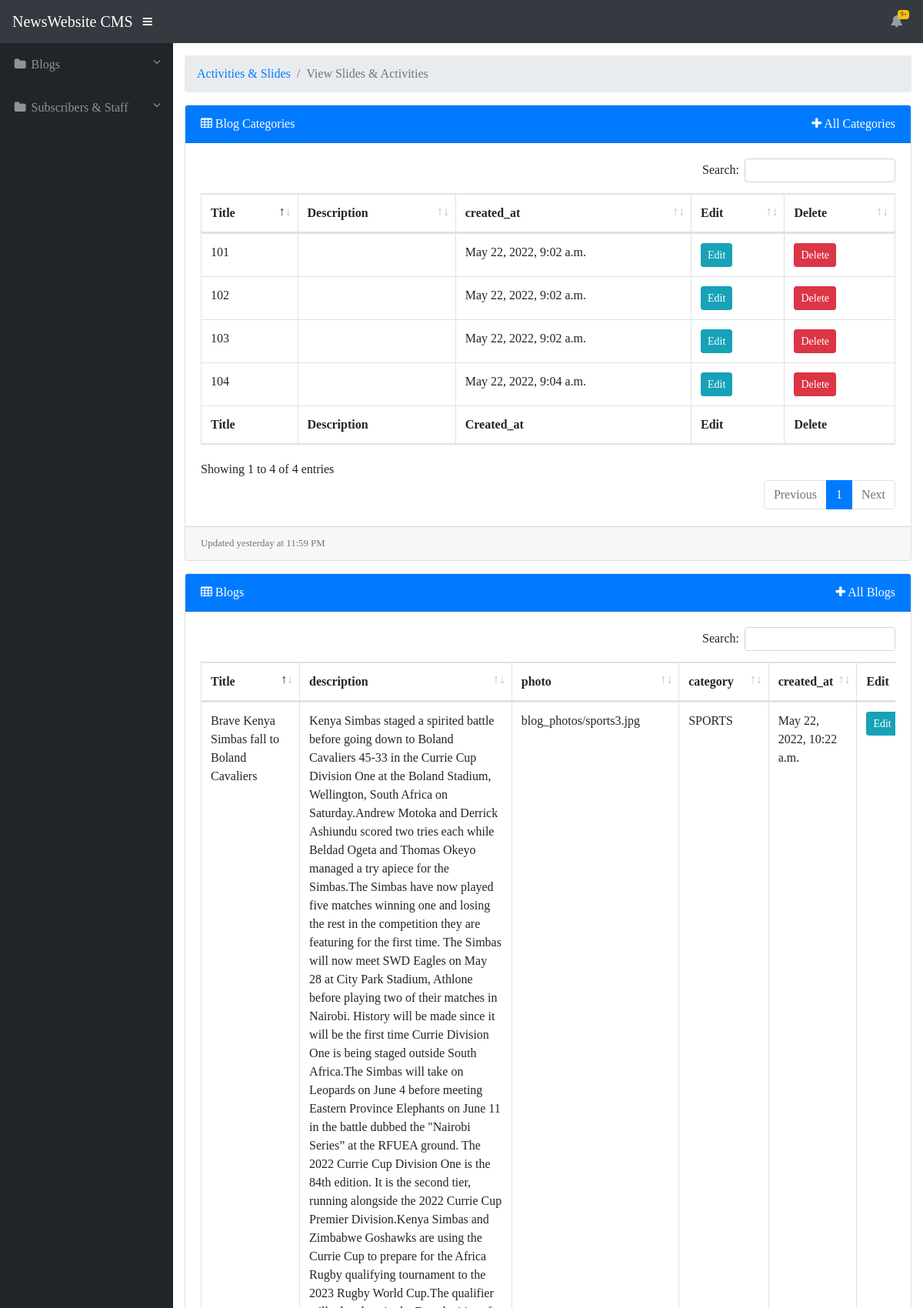
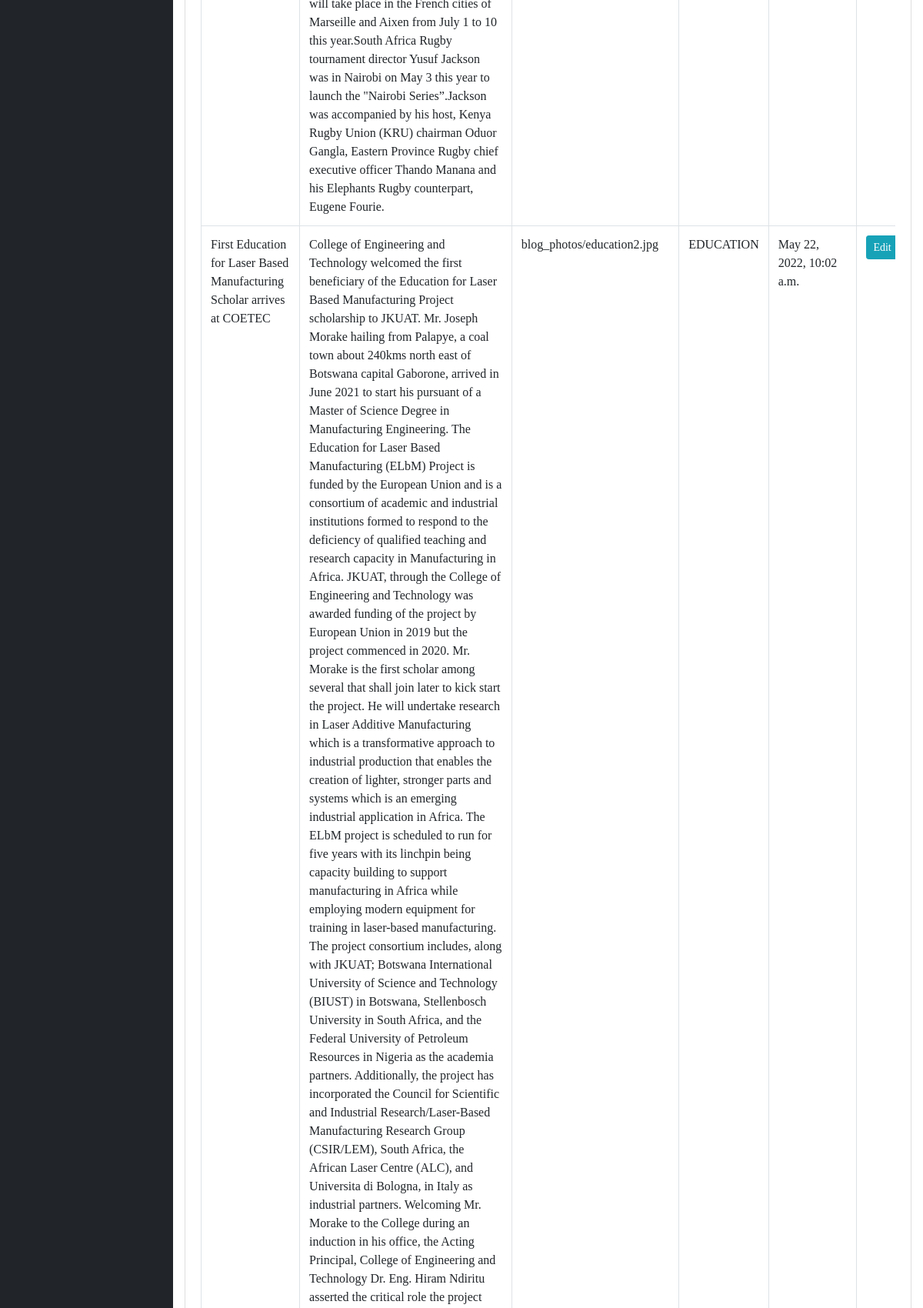
Page /blogs/viewBlogs/ (upper part) on the committed database (2 pictures, top to bottom).
### Blogs/models.py (models this page shows, shortened)
class BlogCategory(models.Model):
    Category_Id = models.CharField(max_length=200,blank=False,null=False)
    Category_Name = models.CharField(max_length=200,blank=False,null=False)
    created_at = models.DateTimeField(auto_now_add=True)
    is_deleted = models.BooleanField(default=False)
    deleted_at = models.DateTimeField(blank=True, null=True)
    def __str__(self):
        return self.Category_Name
    class Meta():
        ordering = ('-created_at',)

class Blog(models.Model):
    title = models.CharField(blank=False, null=False, max_length=200)
    description = models.TextField(blank=True, null=True)
    photo = models.ImageField(upload_to='blog_photos', null=True, blank=True)
    category=models.ForeignKey('BlogCategory',on_delete=models.RESTRICT,blank=False,null=False)
    created_at = models.DateTimeField(auto_now_add=True)
    is_deleted = models.BooleanField(default=False)
    deleted_at = models.DateTimeField(blank=True, null=True)
    is_headline=models.BooleanField(default=False)
    is_popular=models.BooleanField(default=False)
    class Meta():
        ordering = ('-created_at',)

### Blogs/views.py (the view)
# urls.py: path('viewBlogs/',views.view_blogs,name='view_blogs'),
def view_blogs(request):
    blogs = Blog.objects.filter(is_deleted=False)
    blog_categories = BlogCategory.objects.filter(is_deleted=False)
    context = {
        'blogs' :blogs,
        'blog_categories': blog_categories
    }
    return render(request,'blogs/view_blogs.html',context=context)

### templates/blogs/view_blogs.html (shortened to what this page needs)
{% extends 'blogs/base.html' %}
{%load static %}
{% block breadcrumb %}
<ol class="breadcrumb">
            <li class="breadcrumb-item">
              <a href="index.html">Activities & Slides</a>
            </li>
            <li class="breadcrumb-item active">View Slides & Activities</li>
          </ol>
{% endblock %}
{% block content %}
   <div class="card mb-3">
      <div class="card-header bg-primary text-white">
        <i class="fa fa-table"></i>
       Blog Categories
        <a href="#" class="text-white" data-toggle="modal" data-target="#addProductModal">
          <span class="float-right">
            <i class="fa fa-plus"></i>
            All Categories
          </span>
        </a>
      </div>
      <div class="card-body">
        <div class="table-responsive">
          <table class="table table-bordered dataTable" width="100%" cellspacing="0">
            <thead>
              <tr>
                <th> Title</th>
                <th>Description</th>
                <th>created_at</th>
                  <th>Edit</th>
                  <th>Delete</th>
              </tr>
            </thead>
            <tfoot>
              <tr>
                <th>Title</th>
                <th>Description</th>
                <th>Created_at</th>
                  <th>Edit </th>
                  <th>Delete</th>
              </tr>
            </tfoot>
            <tbody>
              {% for category in blog_categories %}
              <tr>
                <td>{{category.Category_Id}}</td>
                <td>{{category.Name}}</td>
                <td>{{category.created_at}}</td>
                <td><a href="{% url 'update_blogCategory' pk=category.pk %}" class="btn btn-info btn-sm">Edit</a> </td>
                  <td><a href="{% url 'delete_blogCategory' pk=category.pk %}" class="btn btn-danger btn-sm">Delete</a> </td>
              </tr>
              {% endfor %}
            </tbody>
          </table>
        </div>
      </div>
      <div class="card-footer small text-muted">Updated yesterday at 11:59 PM</div>
    </div>
     <div class="card mb-3">
      <div class="card-header bg-primary text-white">
        <i class="fa fa-table"></i>
       Blogs
        <a href="#" class="text-white" data-toggle="modal" data-target="#addProductModal">
          <span class="float-right">
            <i class="fa fa-plus"></i>
            All Blogs
          </span>
        </a>
      </div>
      <div class="card-body">
        <div class="table-responsive">
          <table class="table table-bordered dataTable" id="" width="100%" cellspacing="0">
            <thead>
              <tr>
                <th>Title</th>
                <th>description</th>
                  <th>photo</th>
                  <th>category</th>
                <th>created_at</th>
                  <th>Edit</th>
              </tr>
            </thead>
            <tbody>
              {% for blog in blogs %}
              <tr>
                <td>{{blog.title}}</td>
                <td>{{blog.description}}</td>
                  <td>{{blog.photo}}</td>
                  <td>{{blog.category}}</td>
                <td>{{blog.created_at}}</td>
                <td><a href="{% url 'update_blog' pk=blog.pk %}" class="btn btn-info btn-sm">Edit</a> </td>
              </tr>
              {% endfor %}
            </tbody>
          </table>
        </div>
      </div>
    </div>
  <br><br><br>
  {% endblock %}

### static/css/styles.css (style rules this page uses)
html { position: relative; min-height: 100%; }
body { height: 100%; font-family: Montserrat !important; }
:root { --input-padding-x: 0.75rem; --input-padding-y: 0.75rem; }

### rows in the picture
BlogCategory: Category_Id "104", created_at "May 22, 2022, 9:04 a.m."
BlogCategory: Category_Id "103", created_at "May 22, 2022, 9:02 a.m."
BlogCategory: Category_Id "102", created_at "May 22, 2022, 9:02 a.m."
BlogCategory: Category_Id "101", created_at "May 22, 2022, 9:02 a.m."
Blog: title "Brave Kenya Simbas fall to Boland Cavaliers", description "Kenya Simbas staged a spirited battle before going down to Boland Cavaliers 45-33 in the Currie Cup Division One at the Boland Stadium, Wellington, South Africa on Saturday.Andrew Motoka and Derrick Ashiundu scored two tries each while Beldad Ogeta and Thomas Okeyo managed a try apiece for the Simbas.The Simbas have now played five matches winning one and losing the rest in the competition they are featuring for the first time. The Simbas will now meet SWD Eagles on May 28 at City Park Stadium, Athlone before playing two of their matches in Nairobi. History will be made since it will be the first time Currie Division One is being staged outside South Africa.The Simbas will take on Leopards…", photo "blog_photos/sports3.jpg", category "SPORTS", created_at "May 22, 2022, 10:22 a.m."
Blog: title "First Education for Laser Based Manufacturing Scholar arrives at COETEC", photo "blog_photos/education2.jpg", category "EDUCATION", created_at "May 22, 2022, 10:02 a.m."
